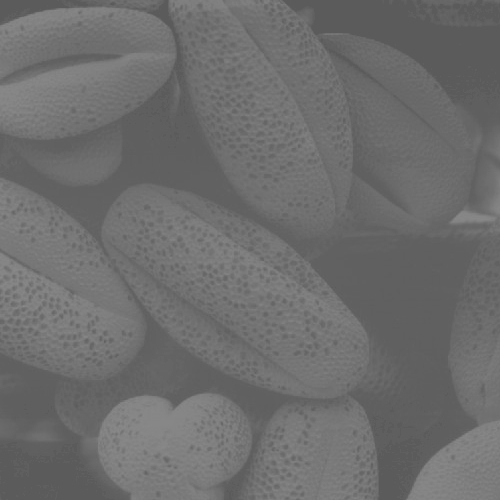
#> input picture Ex_Image_Processing/Ex2/granelli.jpg, 500 x 500 px
$ python ex_3_equalizzazione.py
#> lines starting #> are read from the running program, lines starting #| are printed output that depends on the picture
# -*- coding: utf-8 -*-
"""
Created on Tue Mar 28 17:33:18 2023

@author: nokia
"""

import numpy as np # importa Numpy
import matplotlib.pyplot as plt # importa Matplotlib
import scipy.ndimage as ndi # importa Scipy per le immagini
import skimage.io as io # importa il modulo Input/Output di SK-Image

plt.close('all')

x = np.float32(io.imread('granelli.jpg'))
#> x: shape (500, 500) float32; min 90, max 138, mean 109.1

plt.figure(1)
plt.imshow(x, clim=[0,255], cmap='gray')

n, b = np.histogram(x, np.arange(257)); # istogramma
#> n = 256 values, max 19057 at index 96, min 0 at index 0, mean 976.6; b = 257 values from 0 to 256
plt.figure(2); plt.bar(np.arange(256), n); # grafico a barre
plt.axis([0,255,0,1.1*np.max(n)]); # estremi per ascisse e ordinate


from skimage.exposure import equalize_hist
y = equalize_hist(x) # output e’ nel range [0,1]
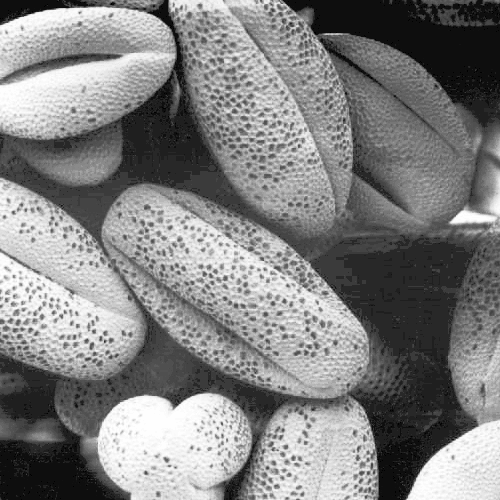
#> y: shape (500, 500) float32; min 0.00206, max 1, mean 0.509
y = 255*y # lo convertiamo nel range [0, 255]

plt.figure(3); plt.imshow(y, clim=[0,255], cmap='gray');
plt.figure(4); plt.hist(y.flatten(), 256);
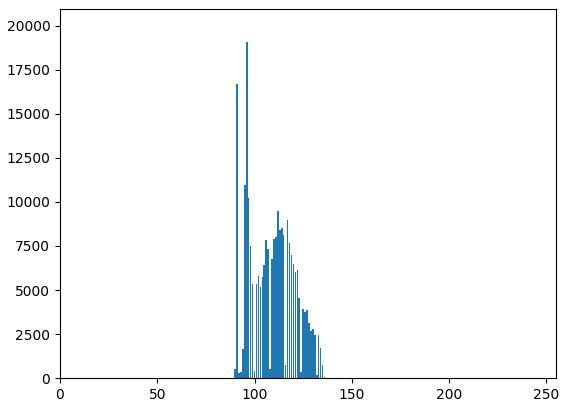
#> figure drawn by matplotlib, 1 panel; tallest bar 19057 high, from x = 95.6 to 96.4
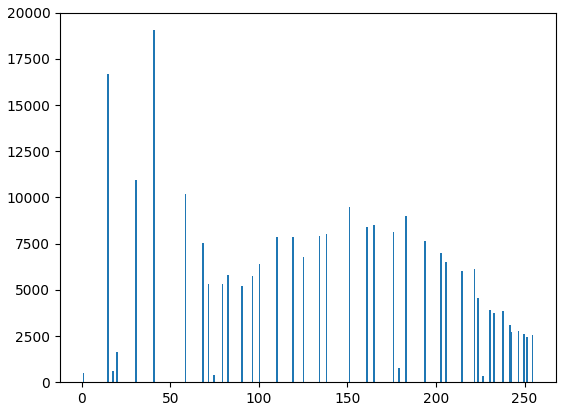
#> figure drawn by matplotlib, 1 panel; tallest bar 19057 high, from x = 40.29 to 41.28
